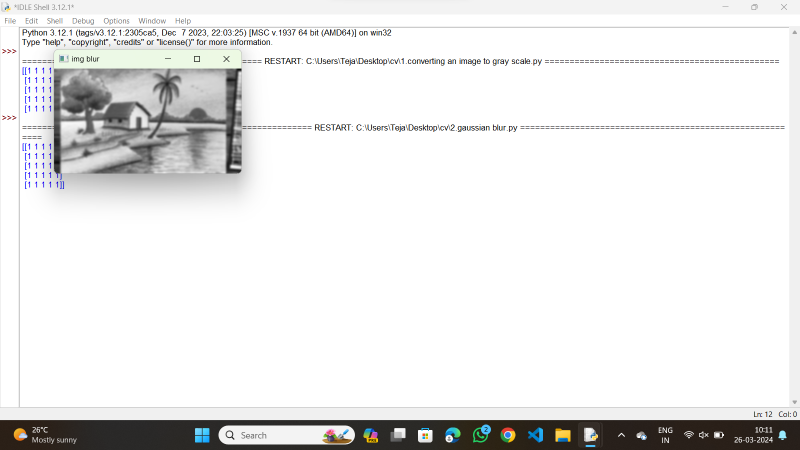
#> input picture OUTPUTS/02.png, 1600 x 900 px, given in place of 02.jpg, which was not available (shown at 1/2 size)
$ python '27.cropping,pasting image inside another image.py'
#> lines starting #> are read from the running program, lines starting #| are printed output that depends on the picture; after the words box and inside, x2 and y2 are one past the last pixel; in counts of white or black regions, pixels touching at a corner belong together; pictures that were not available may be replaced by others from this repository, and a replacement may not be noted
import cv2
import numpy as np
image = cv2.imread(r"C:\Users\Teja\Desktop\cv\input\02.jpg")
#> image is the input picture: shape (900, 1600, 3); mean B, G, R 232.4, 232.8, 232.8
img2 = cv2.imread(r"C:\Users\Teja\Desktop\cv\input\07.jpg")
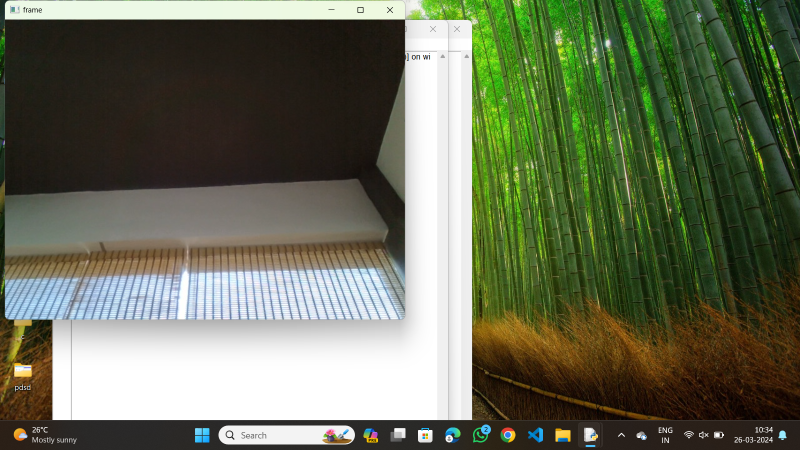
#> input picture OUTPUTS/07.png, 1600 x 900 px, given in place of 07.jpg, which was not available (shown at 1/2 size)
#> img2 is the input picture: shape (900, 1600, 3); mean B, G, R 86.3, 109.6, 102.9
if image.shape != img2.shape:
    img2 = cv2.resize(img2, (image.shape[1], image.shape[0]))
cv2.imshow('Original Image', image)
imagecopy = image.copy()
cv2.circle(imagecopy, (100, 100), 30, (255, 0, 0), -1)
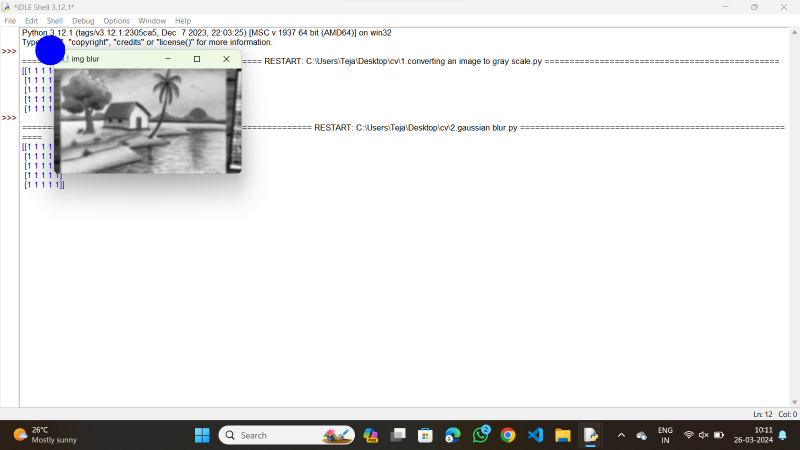
#> imagecopy: shape (900, 1600, 3) (shown at 1/2 size); 0.2% of pixels changed, all inside (x1, y1, x2, y2) = (70, 70, 131, 131)
cv2.imshow('Image with Circle', imagecopy)
cropped_image = image[80:280, 150:330]
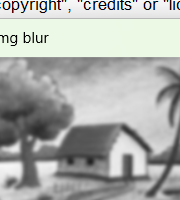
#> cropped_image: shape (200, 180, 3); mean B, G, R 170.8, 174.5, 172
cv2.imshow('Cropped Image', cropped_image)
dst = cv2.addWeighted(image, 0.5, img2, 0.7, 0)
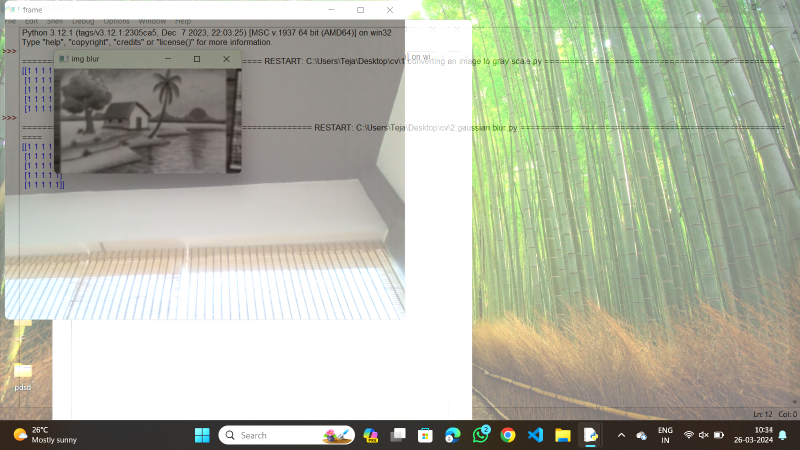
#> dst: shape (900, 1600, 3) (shown at 1/2 size); mean B, G, R 167.2, 183.7, 179.7
cv2.imshow('Blended Image', dst)
img_arr = np.hstack((image, img2))
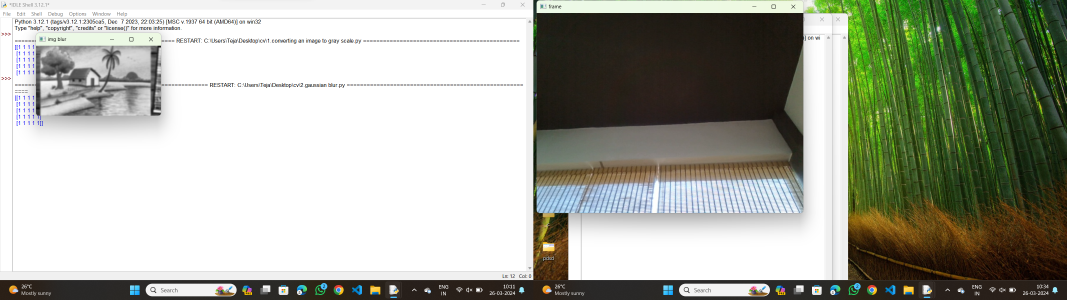
#> img_arr: shape (900, 3200, 3) (shown at 1/3 size); mean B, G, R 159.4, 171.2, 167.8
cv2.imshow('Input Images', img_arr)
cv2.waitKey(0)
cv2.destroyAllWindows()
